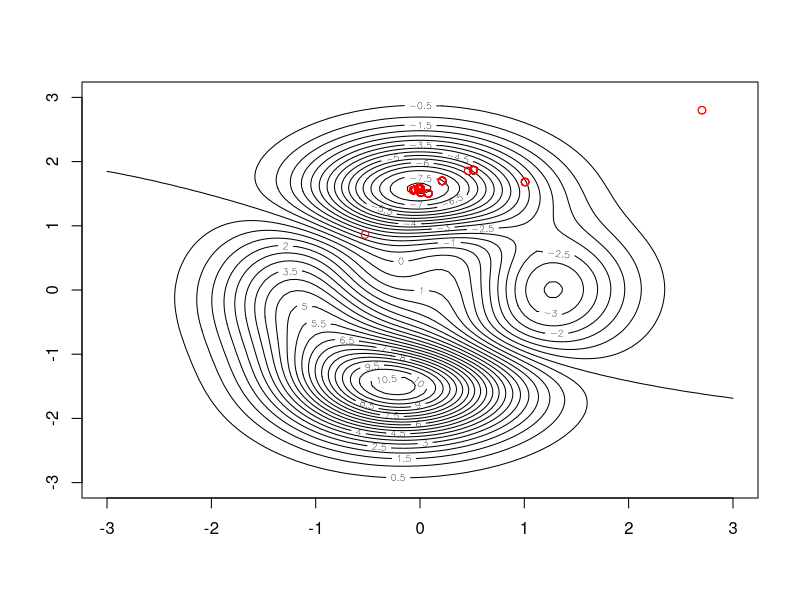
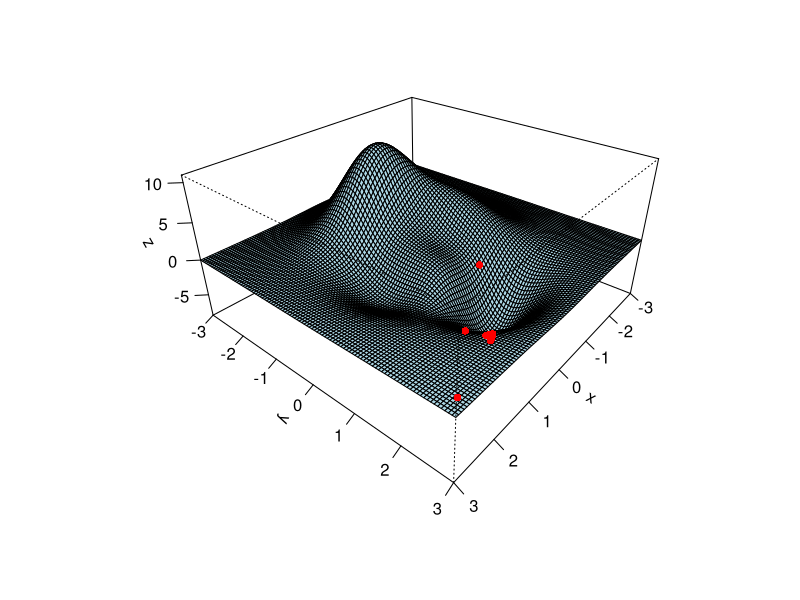

Write the R code that produced these figures, in order.
## This takes pseudo-code from Book:
## "Optimización - Algoritmos programados con Matlab", Ed. Marcombo/AlfaOmega
## ISBN 978-84-267-2411-3
## Authors: E. V. Cuevas Jiménez, J. V. Osuna Enciso, D. A. Oliva Navarro, M. A. Díaz Cortés

## Visualization of 3D functions was implemented & tested in R in past entries.
## Gradient Descent tested in past entries, too.

## ----
## Simulated Annealing
## ----

## Reference book section 1.7 (in Matlab), Pseudo-code Algorithm 1.3

multi_modal_harder_gradient <- function(x, y) {
    3*(1-x)^2*exp(-x^2-(y+1)^2)+10*(x/5-x^3-y^5)*exp(-x^2-y^2)-1/3*exp(-(x+1)^2-y^2)
}
x <- y <- seq(-3, 3, length=100)
z <- outer(x, y, multi_modal_harder_gradient) ## Apply function to all pair-wise values!

t_ini <- 1 ## Initial temperature high -> more exploration
t_fin <- 10^-10 ## End temperature low -> local optimization
my_Beta <- 0.98 ## Can be changed, and referenced as Eta in some cases
my_sigma <- 2.5 ## Normal center sd, so for optimization step, smaller with small T
n_iter <- 1500 ## Just a loop limit
k <- 0

## Initial point
x1 <- runif(1, min = min(x), max = max(x)) ## Random number in range
y1 <- runif(1, min = min(y), max = max(y)) ## Random number in range
x1_store <- y1_store <- c()

my_t <- t_ini

while(my_t > t_fin && k < n_iter) {
    x1_store <- c(x1_store, x1)
    y1_store <- c(y1_store, y1)
    z_old <- multi_modal_harder_gradient(x1, y1) ## Try to optimize same function
    
    valid <- 0
    while(valid == 0) {
        ## Random Lambda, but "tempered" with Annealing
        delta_x <- rnorm(1, 0, my_sigma * my_t)
        delta_y <- rnorm(1, 0, my_sigma * my_t)
        
        vxn <- x1 + delta_x
        vyn <- y1 + delta_y
        
        ## Check for validity:
        if(vxn >= min(x) & vxn <= max(x) & vyn >= min(y) & vyn <= max(y))
            valid <- 1
        else {
            print(paste(vxn, vyn, "not valid"))
            next
        }
        
        ## Not we check for validity
        delta_f <- multi_modal_harder_gradient(vxn, vyn) - z_old
        if(delta_f < 0) { ## New value is lower than before, direction local minima
            x1 <- vxn
            y1 <- vyn
            break
        }
        
        ## Otherwise, continue randomly if Pa = e^(delta_f/t) is chosen
        if(exp(delta_f/my_t) <= runif(1, min = 0, max = 1)) {
            ## Now this keeps OFTEN for HIGH T (excited system, high temperature)
            ## BUT rarely with LOW temperatures (so bad cases are rarely considered)
            x1 <- vxn
            y1 <- vyn
            break
        }
    }
    k <- k+1
    my_t <- my_Beta * my_t
}

## Plot steps
contour(x, y, z,
        nlevels = 30)
points(x1_store, y1_store, col="red")

pmat <- persp(x, y, z,
              theta = 130, phi = 30, ## Show some different perspective
              expand = 0.5,
              col = "lightblue",
              ticktype = "detailed")

my_points <- trans3d(x1_store, y1_store,
                     multi_modal_harder_gradient(x1_store, y1_store),
                     pmat=pmat)
points(my_points, pch = 16, col = "red")
